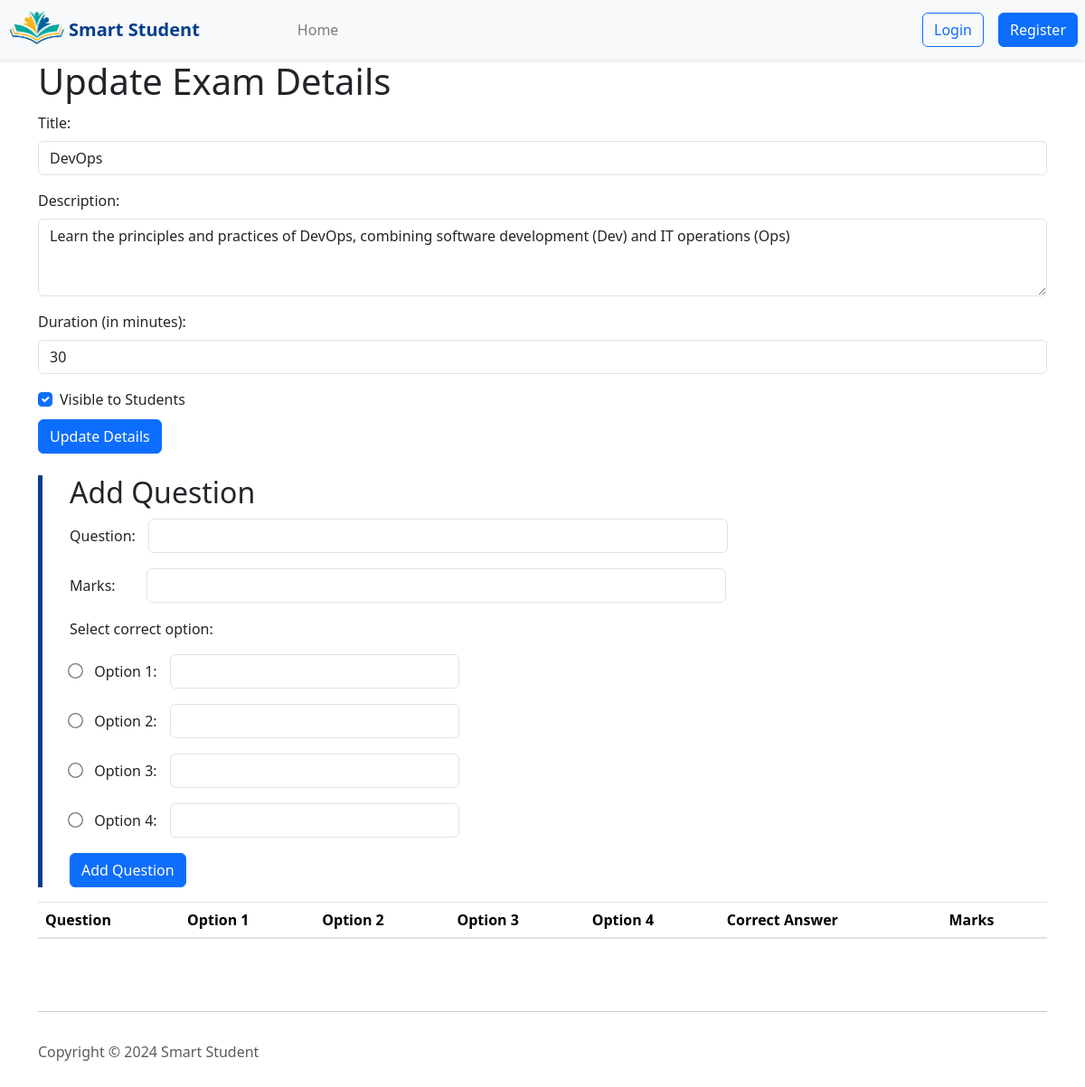
Before: /exam/1/ with the older database file.
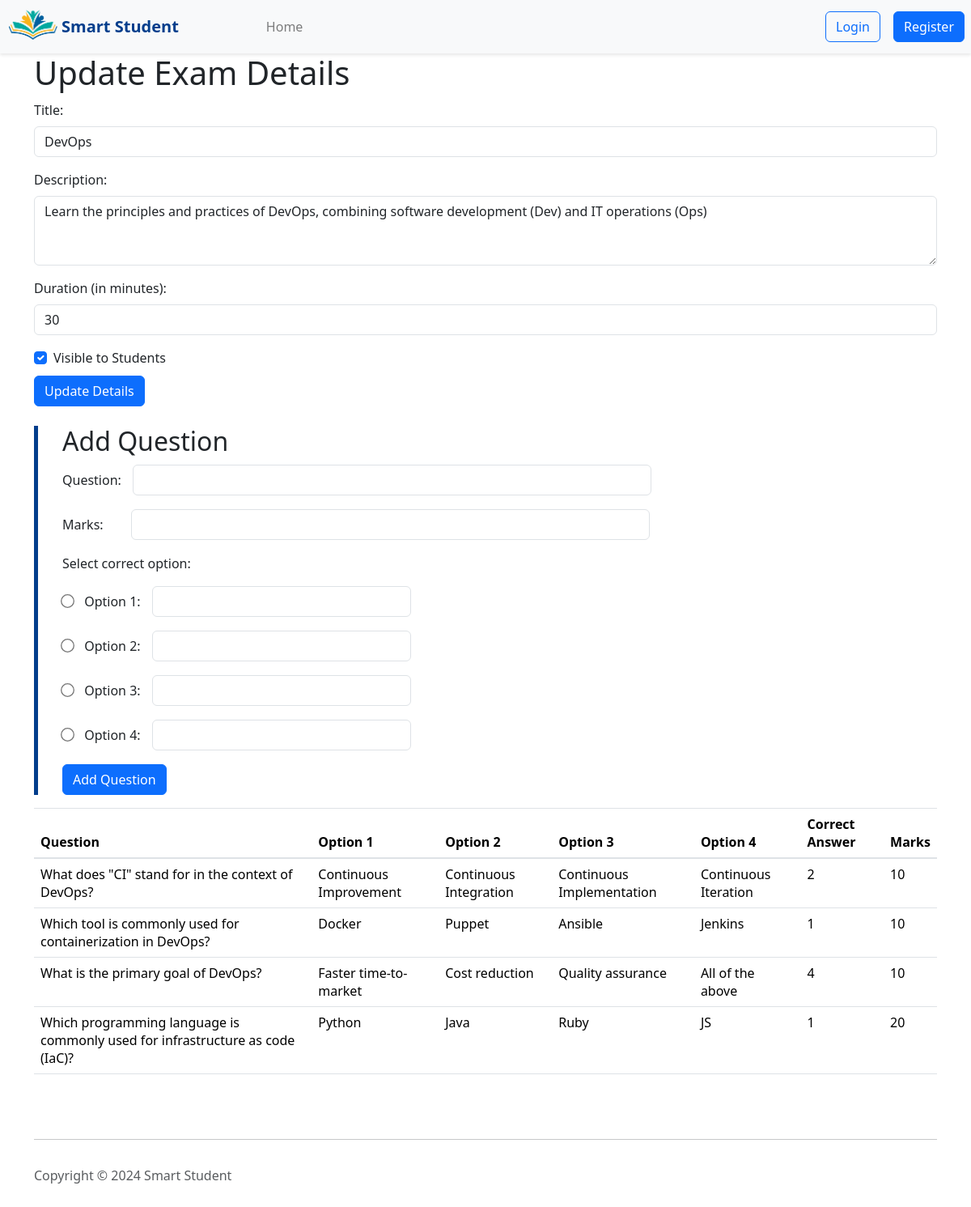
After: the same page with the newer database file.
### pages/models.py (models this page shows)
class Exam(models.Model):
    title = models.CharField(max_length=100)
    description = models.TextField()
    duration = models.IntegerField()
    teacher = models.ForeignKey(User, on_delete=models.CASCADE, related_name='exams')
    visibility = models.BooleanField(default=False)

class Question(models.Model):
    exam = models.ForeignKey(Exam, on_delete=models.CASCADE, related_name='questions')
    question= models.CharField(default ='', max_length=50)
    option1 = models.CharField(max_length=100)
    option2 = models.CharField(max_length=100)
    option3 = models.CharField(max_length=100)
    option4 = models.CharField(max_length=100)
    correct_answer = models.IntegerField()
    marks = models.IntegerField(default=1)

### pages/views.py (the view)
# urls.py: path('exam/<int:id>/', exam, name='exam'),
def exam(request, id):
    exam = Exam.objects.get(id=id)
    questions= Question.objects.filter(exam_id=id)
    return render(request, 'teacher/exam.html', {'exam': exam, 'questions': questions})

### pages/templates/teacher/exam.html (shortened to what this page needs)
<html>
    <head>
         {% load bootstrap5 %}
  {% bootstrap_css %}
  {% load static %}
  <link rel="stylesheet" href="{% static 'global.css' %}">
    </head>
    <body>
        {% include 'navbar.html' %}
        <!DOCTYPE html>
        <html lang="en">
        <head>
            <link rel="stylesheet" href="https://stackpath.bootstrapcdn.com/bootstrap/4.5.2/css/bootstrap.min.css">
        </head>
        <body>
            <div class="container">
                <form method="post" >
                    <h1>Update Exam Details</h1>
                    <div class="form-group">
                        <label for="title">Title:</label>
                        <input type="text" class="form-control" id="title" name="title" value="{{ exam.title }}">
                    </div>
                    <div class="form-group">
                        <label for="description">Description:</label>
                        <textarea class="form-control" id="description" name="description" rows="3">{{ exam.description }}</textarea>
                    </div>
                    <div class="form-group">
                        <label for="duration">Duration (in minutes):</label>
                        <input type="number" class="form-control" id="duration" name="duration" value="{{ exam.duration }}">
                    </div>
                    <div class="form-group form-check">
                        <input type="checkbox" class="form-check-input" id="visibility" name="visibility" {% if exam.visibility %}checked{% endif %}>
                        <label class="form-check-label" for="visibility">Visible to Students</label>
                    </div>
                    <button type="submit" class="btn btn-primary my-2">Update Details</button>
                </form>
                {% include 'teacher/addQuestion.html' %}
                <table class="table table-hover">
                    <thead>
                        <tr>
                            <th>Question</th>
                            <th>Option 1</th>
                            <th>Option 2</th>
                            <th>Option 3</th>
                            <th>Option 4</th>
                            <th>Correct Answer</th>
                            <th>Marks</th>
                        </tr>
                    </thead>
                    <tbody>
                        {% for question in questions %}
                        <tr>
                            <td>{{ question.question }}</td>
                            <td>{{ question.option1 }}</td>
                            <td>{{ question.option2 }}</td>
                            <td>{{ question.option3 }}</td>
                            <td>{{ question.option4 }}</td>
                            <td>{{ question.correct_answer }}</td>
                            <td>{{ question.marks }}</td>
                        </tr>
                        {% endfor %}
                    </tbody>
                </table>
            </div>
        </body>
        </html>
        {% include 'footer.html' %}
    </body>
</html>

### pages/templates/navbar.html (shortened to what this page needs)
<html>
  <head>
    {% load bootstrap5 %} {% bootstrap_css %} {% bootstrap_javascript %} {% load static %}
    <link rel="stylesheet" href="{% static 'global.css' %}" />
  </head>
  <nav class="custom-navbar navbar navbar-expand-lg navbar-light bg-light nav-bar-design">
    <img
      class="nav-logo ml-3"
      src="{% static 'images/logo-full.png' %}"
      alt="logo"
    />
    <span class="nav-logo-heading"> Smart Student</span>
    <div class="collapse navbar-collapse" id="navbarNav">
      <ul class="navbar-nav nav-content-container">
        <li class="nav-item">
          <a class="nav-link" href="/">Home</a>
        </li>
      </ul>
    </div>
    <div class="navbar-nav ml-auto nav-button-container">
      {% if not request.user.is_authenticated %}
      <a href="/login" class="btn btn-outline-primary mx-2 login-button">Login</a>
      <a href="/signup" class="btn btn-primary register-button mx-2">Register</a>
      {% endif %}
    </div>
  </nav>
</html>

### pages/templates/teacher/addQuestion.html (shortened to what this page needs)
<html>
    <head>
         {% load bootstrap5 %}
  {% bootstrap_css %}
  {% load static %}
  <link rel="stylesheet" href="{% static 'global.css' %}">
    </head>
    <body>
        <!DOCTYPE html>
        <html lang="en">
        <head>
            <link rel="stylesheet" href="https://stackpath.bootstrapcdn.com/bootstrap/4.5.2/css/bootstrap.min.css">
        </head>
        <body>
            <div class="container question-container">
                <h2>Add Question</h2>
                <form method="post" id="questionForm"  action="{% url 'add_question' exam.id %}" >
                    <div class="form-group">
                        <label for="question">Question:</label>
                        <input type="text" class="form-control question-quiz" id="question" name="question">
                    </div>
                    <div class="form-group">
                        <label for="marks" class="marks-label">Marks:</label>
                        <input type="text" class="form-control question-quiz" id="marks" name="marks">
                    </div>
                    <p>Select correct option:</p>
                    <div class="form-group">
                        <input  class="radio-btn" type="radio" id="option1" name="correct" value="1">
                        <label for="option1">Option 1:</label>
                        <input type="text" class="form-control option-input" id="option1" name="option1">
                    </div>
                    <div class="form-group">
                        <input  class="radio-btn" type="radio" id="option2" name="correct" value="2">
                        <label for="option2">Option 2:</label>
                        <input type="text" class="form-control option-input" id="option2" name="option2">
                    </div>
                    <div class="form-group">
                        <input  class="radio-btn" type="radio" id="option3" name="correct" value="3">
                        <label for="option3">Option 3:</label>
                        <input type="text" class="form-control option-input" id="option3" name="option3">
                    </div>
                    <div class="form-group">
                        <input class="radio-btn" type="radio" id="option4" name="correct" value="4">
                        <label for="option4">Option 4:</label>
                        <input type="text" class="form-control option-input" id="option4" name="option4">
                    </div>
                    <button type="submit" class="btn btn-primary" >Add Question</button>
                </form>
            </div>
        </body>
        </html>
    </body>
</html>

### pages/templates/footer.html (shortened to what this page needs)
<!DOCTYPE html>
<html data-bs-theme="light" lang="en">
<head>
    {% load bootstrap5 %}
    {% bootstrap_css %}
    {% load static %}
     <link rel="stylesheet" href="{% static 'global.css' %}">
   </head>
<body>
    <footer>
        <div class="container py-4 py-lg-5">
            <hr>
            <div class="d-flex justify-content-between align-items-center pt-3">
                <p class="text-muted mb-0">Copyright © 2024 Smart Student</p>
                <ul class="list-inline mb-0">
                </ul>
            </div>
        </div>
    </footer>
</body>
</html>

### pages/static/global.css (style rules this page uses)
.nav-logo { max-width: 50px; margin-left: 10px; transform: scale(1.2); }
.navbar { box-shadow: 0 2px 4px rgba(0, 0, 0, 0.1); }
.nav-logo-heading { margin-left: 10px; font-size: 20px; font-weight: 700; color: #033E8C; }
.nav-link { font-weight: 500; margin-left: 20px; }
.nav-content-container { margin-left: 80px; }
.form-group { margin-top: 10px; }
.radio-btn { transform: scale(1.3); margin-right: 10px; }
.option-input { max-width: 30%; margin-left: 10px; display: inline; }
.question-quiz { max-width: 60%; display: inline; margin-left: 10px; }
.marks-label { padding-right: 20px; }
.question-container { padding-left: 30px; border-left: 5px solid #033E8C; }

Changed rows visible on the page:
added Question: question "What does \"CI\" stand for in the context of DevOps?", option1 "Continuous Improvement", option2 "Continuous Integration", option3 "Continuous Implementation", option4 "Continuous Iteration", correct_answer "2", marks "10"
added Question: question "Which tool is commonly used for containerization in DevOps?", option1 "Docker", option2 "Puppet", option3 "Ansible", option4 "Jenkins", correct_answer "1", marks "10"
added Question: question "What is the primary goal of DevOps?", option1 "Faster time-to-market", option2 "Cost reduction", option3 "Quality assurance", option4 "All of the above", correct_answer "4", marks "10"
added Question: question "Which programming language is commonly used for infrastructure as code (IaC)?", option1 "Python", option2 "Java", option3 "Ruby", option4 "JS", correct_answer "1", marks "20"
